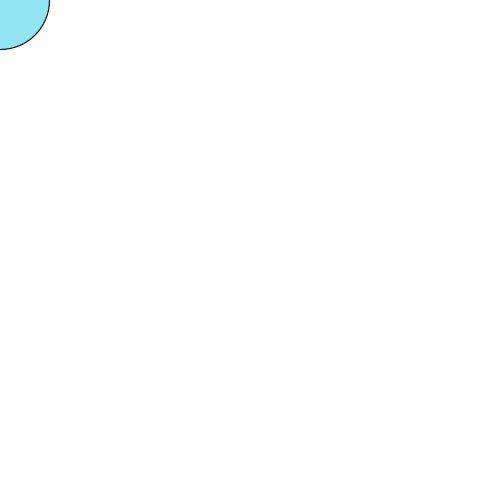
Frame 1 (no input)
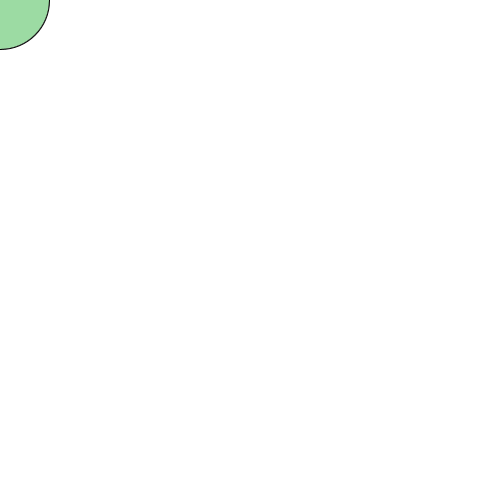
Frame 60 (the mouse pressed at the canvas centre just before this capture)
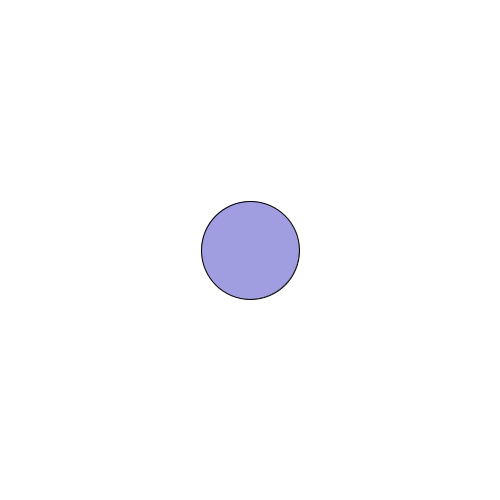
Frame 120 (the mouse held since frame 60 and released just before this capture)

The Processing sketch that drew these frames (run headless with seeded random() and noise(); from frame 60 on, the mouse is pressed at the canvas centre):

// Processing sketch: processing_78137
// ── processing_78137.pde

Snake snake;

void setup() {
  size(500,500);
  snake = new Snake(30);

}

void draw() {
  background(255);
  snake.update(mouseX,mouseY);
  snake.display();
}
class Point {
  int xpos;
  int ypos;

  Point() {
    xpos = 0;
    ypos = 0;
  }
  
  void set_pos(int x,int y){
    xpos = x;
    ypos = y;
  }
}
class Snake {
  int [] xpos = new int[50];
  int [] ypos = new int[50];
  Point[] points = new Point[50];
  float dia;

  Snake(float dia_) { 
    dia = dia_;
    for (int i = 0; i < points.length; i++) {
      points[i] = new Point();
    }
  }
 
  void display() {
    for (int i = 0; i < points.length; i++) {
      // Random colors
      fill(random(100, 255), random(100, 255), random(100, 255));
      ellipse(points[i].xpos,points[i].ypos, dia*(i/15.0), dia*(i/15.0));
    }
  }

  void update(int currentXpos, int currentYpos) {
    // Shift old positions 1 element down in the points array
    for (int i = 1; i < points.length; i++) {
      points[i-1].set_pos(points[i].xpos,points[i].ypos);   
    }
    // Update newest position
    points[points.length-1].set_pos(currentXpos,currentYpos);
  }
}
